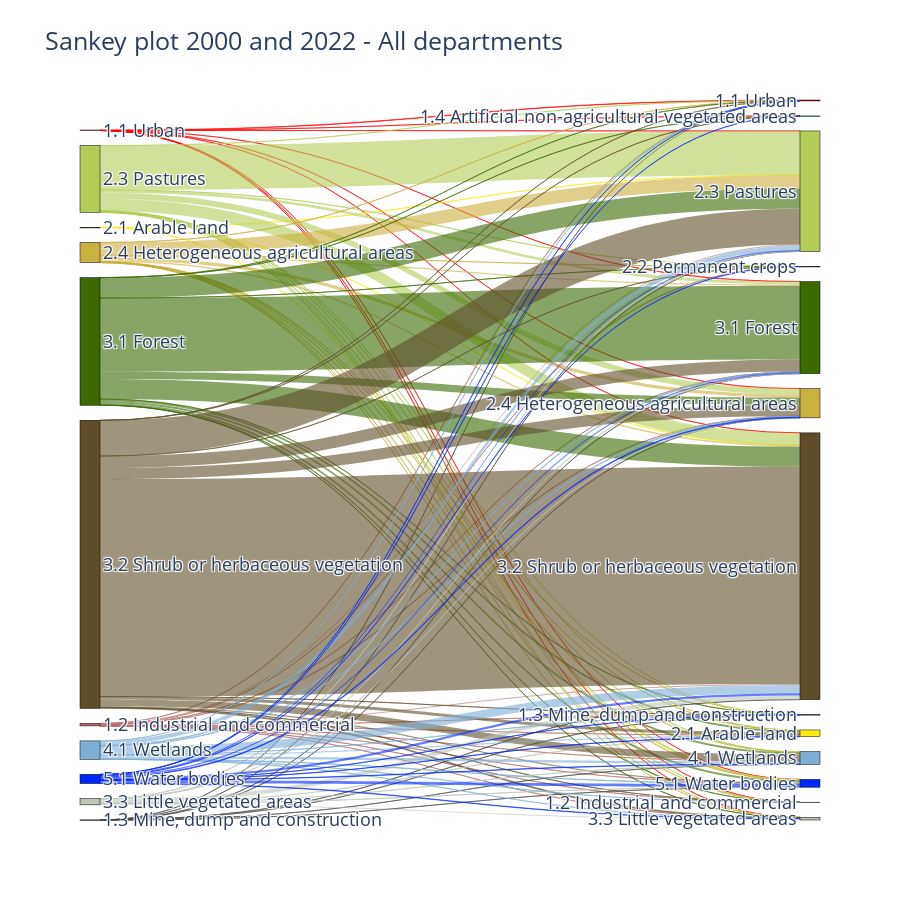

This figure's notebook cell:
### Code cell
inter = inter.rename(columns={'level2_1': 'Date1','level2_2':'Date2'})

label_set = set()
links = []

def add_links(inter, col_from, col_to):
    temp = inter.groupby([col_from, col_to])["area"].sum().reset_index()
    for _, row in temp.iterrows():
        source = f"{col_from}_{row[col_from]}"
        target = f"{col_to}_{row[col_to]}"
        value = row["area"]
        label_set.update([source, target])
        links.append((source, target, value))

add_links(inter, "Date1", "Date2")

labels = list(label_set)
labels = sorted(label_set, key=lambda x: x.split("_", 1)[1])
label_to_index = {label: i for i, label in enumerate(labels)}

source = [label_to_index[s] for s, t, v in links]
target = [label_to_index[t] for s, t, v in links]
value = [v for s, t, v in links]

color_dict = {
    "1.1 Urban": "#FD0000",
    "1.2 Industrial and commercial": "#B26E69",
    "1.3 Mine, dump and construction": "#4a4a4a",
    "1.4 Artificial non-agricultural vegetated areas": "#00CCBB",
    "2.1 Arable land": "#ffeb12",
    "2.2 Permanent crops": "#ED66C0",
    "2.3 Pastures": "#b3cd57",
    "2.4 Heterogeneous agricultural areas": "#CAB03E",
    "3.1 Forest": "#3a6a00",
    "3.2 Shrub or herbaceous vegetation": "#5f4d29",
    "3.3 Little vegetated areas": "#bfc5b9",
    "4.1 Wetlands": "#7faed5",
    "5.1 Water bodies": "#0127ff",
    "9.9 Unknown": "#FBF1F1"
}

display_labels = [label.split("_", 1)[1] for label in labels]

colors = []
for label in labels:
    class_name = label.split("_", 1)[1].strip()
    colors.append(color_dict.get(class_name, "gray"))

def hex_to_rgba(hex_color, alpha=0.6):
    hex_color = hex_color.lstrip("#")
    r, g, b = tuple(int(hex_color[i:i+2], 16) for i in (0, 2, 4))
    return f"rgba({r},{g},{b},{alpha})"

missing_classes = set()
for s, t, v in links:
    class_name = s.split("_", 1)[1].strip()
    if class_name not in color_dict:
        missing_classes.add(class_name)

link_colors = []
for s, t, v in links:
    class_name = s.split("_", 1)[1].strip()
    hex_color = color_dict.get(class_name, "#999999")
    link_colors.append(hex_to_rgba(hex_color))

fig = go.Figure(data=[go.Sankey(
    arrangement="snap",
    node=dict(
        pad=15,
        thickness=20,
        line=dict(color="black", width=0.5),
        label=display_labels,
        color=colors
    ),
    link=dict(
        source=source,
        target=target,
        value=value,
        color=link_colors
    )
)])

fig.update_layout(
    title_text="Sankey plot 2000 and 2022 - All departments",
    font_size=18,
    height=900
)

### Figure 1 — Plotly figure (JSON) as saved in the notebook; plotly's stock layout.template omitted (floating-point values rounded to 4 significant figures)
{"data": [{"arrangement": "snap", "link": {"color": ["rgba(253,0,0,0.6)", "rgba(253,0,0,0.6)", "rgba(253,0,0,0.6)", "rgba(253,0,0,0.6)", "rgba(253,0,0,0.6)", "rgba(253,0,0,0.6)", "rgba(253,0,0,0.6)", "rgba(253,0,0,0.6)", "rgba(253,0,0,0.6)", "rgba(178,110,105,0.6)", "rgba(178,110,105,0.6)", "rgba(178,110,105,0.6)", "rgba(178,110,105,0.6)", "rgba(178,110,105,0.6)", "rgba(178,110,105,0.6)", "rgba(178,110,105,0.6)", "rgba(178,110,105,0.6)", "rgba(178,110,105,0.6)", "rgba(178,110,105,0.6)", "rgba(178,110,105,0.6)", "rgba(178,110,105,0.6)", "rgba(74,74,74,0.6)", "rgba(74,74,74,0.6)", "rgba(74,74,74,0.6)", "rgba(74,74,74,0.6)", "rgba(74,74,74,0.6)", "rgba(74,74,74,0.6)", "rgba(74,74,74,0.6)", "rgba(74,74,74,0.6)", "rgba(255,235,18,0.6)", "rgba(255,235,18,0.6)", "rgba(255,235,18,0.6)", "rgba(179,205,87,0.6)", "rgba(179,205,87,0.6)", "rgba(179,205,87,0.6)", "rgba(179,205,87,0.6)", "rgba(179,205,87,0.6)", "rgba(179,205,87,0.6)", "rgba(179,205,87,0.6)", "rgba(179,205,87,0.6)", "rgba(179,205,87,0.6)", "rgba(179,205,87,0.6)", "rgba(179,205,87,0.6)", "rgba(179,205,87,0.6)", "rgba(202,176,62,0.6)", "rgba(202,176,62,0.6)", "rgba(202,176,62,0.6)", "rgba(202,176,62,0.6)", "rgba(202,176,62,0.6)", "rgba(202,176,62,0.6)", "rgba(202,176,62,0.6)", "rgba(202,176,62,0.6)", "rgba(202,176,62,0.6)", "rgba(202,176,62,0.6)", "rgba(202,176,62,0.6)", "rgba(202,176,62,0.6)", "rgba(58,106,0,0.6)", "rgba(58,106,0,0.6)", "rgba(58,106,0,0.6)", "rgba(58,106,0,0.6)", "rgba(58,106,0,0.6)", "rgba(58,106,0,0.6)", "rgba(58,106,0,0.6)", "rgba(58,106,0,0.6)", "rgba(58,106,0,0.6)", "rgba(58,106,0,0.6)", "rgba(58,106,0,0.6)", "rgba(58,106,0,0.6)", "rgba(58,106,0,0.6)", "rgba(95,77,41,0.6)", "rgba(95,77,41,0.6)", "rgba(95,77,41,0.6)", "rgba(95,77,41,0.6)", "rgba(95,77,41,0.6)", "rgba(95,77,41,0.6)", "rgba(95,77,41,0.6)", "rgba(95,77,41,0.6)", "rgba(95,77,41,0.6)", "rgba(95,77,41,0.6)", "rgba(95,77,41,0.6)", "rgba(95,77,41,0.6)", "rgba(95,77,41,0.6)", "rgba(191,197,185,0.6)", "rgba(191,197,185,0.6)", "rgba(191,197,185,0.6)", "rgba(191,197,185,0.6)", "rgba(191,197,185,0.6)", "rgba(191,197,185,0.6)", "rgba(191,197,185,0.6)", "rgba(191,197,185,0.6)", "rgba(127,174,213,0.6)", "rgba(127,174,213,0.6)", "rgba(127,174,213,0.6)", "rgba(127,174,213,0.6)", "rgba(127,174,213,0.6)", "rgba(127,174,213,0.6)", "rgba(127,174,213,0.6)", "rgba(127,174,213,0.6)", "rgba(127,174,213,0.6)", "rgba(127,174,213,0.6)", "rgba(127,174,213,0.6)", "rgba(1,39,255,0.6)", "rgba(1,39,255,0.6)", "rgba(1,39,255,0.6)", "rgba(1,39,255,0.6)", "rgba(1,39,255,0.6)", "rgba(1,39,255,0.6)", "rgba(1,39,255,0.6)", "rgba(1,39,255,0.6)", "rgba(1,39,255,0.6)", "rgba(1,39,255,0.6)", "rgba(1,39,255,0.6)", "rgba(1,39,255,0.6)"], "source": [1, 1, 1, 1, 1, 1, 1, 1, 1, 2, 2, 2, 2, 2, 2, 2, 2, 2, 2, 2, 2, 4, 4, 4, 4, 4, 4, 4, 4, 7, 7, 7, 10, 10, 10, 10, 10, 10, 10, 10, 10, 10, 10, 10, 13, 13, 13, 13, 13, 13, 13, 13, 13, 13, 13, 13, 15, 15, 15, 15, 15, 15, 15, 15, 15, 15, 15, 15, 15, 16, 16, 16, 16, 16, 16, 16, 16, 16, 16, 16, 16, 16, 19, 19, 19, 19, 19, 19, 19, 19, 20, 20, 20, 20, 20, 20, 20, 20, 20, 20, 20, 22, 22, 22, 22, 22, 22, 22, 22, 22, 22, 22, 22], "target": [0, 3, 6, 11, 12, 14, 17, 18, 23, 0, 3, 5, 8, 9, 11, 12, 14, 17, 18, 21, 23, 0, 5, 11, 12, 14, 17, 21, 23, 11, 17, 23, 0, 3, 5, 8, 9, 11, 12, 14, 17, 18, 21, 23, 0, 3, 5, 8, 9, 11, 12, 14, 17, 18, 21, 23, 0, 3, 5, 6, 8, 9, 11, 12, 14, 17, 18, 21, 23, 0, 3, 5, 6, 8, 9, 11, 12, 14, 17, 18, 21, 23, 8, 11, 12, 14, 17, 18, 21, 23, 0, 3, 5, 8, 11, 12, 14, 17, 18, 21, 23, 0, 5, 6, 8, 9, 11, 12, 14, 17, 18, 21, 23], "value": [18.12, 0.08568, 0.1165, 1.201, 0.8441, 0.1458, 0.3155, 0.001261, 0.091, 1.393, 1.958, 0.5696, 1.872, 0.0412, 49.92, 8.424, 2.388, 44.58, 0.0004677, 0.5452, 0.5768, 0.1011, 3.42, 0.4995, 0.712, 0.0113, 0.8124, 0.1049, 0.2625, 0.4962, 0.004121, 0.0746, 8.225, 0.31, 1.229, 15.2, 0.3519, 1939.0, 255.5, 129.4, 532.2, 5.615, 23.52, 25.94, 3.019, 0.2519, 0.7799, 4.733, 1.112, 578.9, 138.9, 56.72, 72.8, 0.5622, 7.461, 18.64, 2.959, 0.0982, 6.059, 0.2597, 83.16, 1.273, 891.7, 314.5, 3238.0, 873.8, 7.424, 94.83, 85.95, 6.027, 0.967, 1.771, 0.01819, 126.5, 0.3556, 1565.0, 486.7, 525.9, 9536.0, 38.68, 297.3, 52.63, 0.1316, 17.24, 4.531, 5.89, 184.3, 50.06, 4.262, 9.509, 1.218, 0.01056, 0.2461, 59.32, 189.4, 37.94, 22.29, 362.1, 1.276, 114.7, 19.89, 0.641, 0.1386, 0.001688, 3.494, 0.0002841, 52.59, 32.79, 60.78, 95.25, 16.22, 15.79, 127.8]}, "node": {"color": ["#FD0000", "#FD0000", "#B26E69", "#B26E69", "#4a4a4a", "#4a4a4a", "#00CCBB", "#ffeb12", "#ffeb12", "#ED66C0", "#b3cd57", "#b3cd57", "#CAB03E", "#CAB03E", "#3a6a00", "#3a6a00", "#5f4d29", "#5f4d29", "#bfc5b9", "#bfc5b9", "#7faed5", "#7faed5", "#0127ff", "#0127ff"], "label": ["1.1 Urban", "1.1 Urban", "1.2 Industrial and commercial", "1.2 Industrial and commercial", "1.3 Mine, dump and construction", "1.3 Mine, dump and construction", "1.4 Artificial non-agricultural vegetated areas", "2.1 Arable land", "2.1 Arable land", "2.2 Permanent crops", "2.3 Pastures", "2.3 Pastures", "2.4 Heterogeneous agricultural areas", "2.4 Heterogeneous agricultural areas", "3.1 Forest", "3.1 Forest", "3.2 Shrub or herbaceous vegetation", "3.2 Shrub or herbaceous vegetation", "3.3 Little vegetated areas", "3.3 Little vegetated areas", "4.1 Wetlands", "4.1 Wetlands", "5.1 Water bodies", "5.1 Water bodies"], "line": {"color": "black", "width": 0.5}, "pad": 15, "thickness": 20}, "type": "sankey"}], "layout": {"font": {"size": 18}, "height": 900, "title": {"text": "Sankey plot 2000 and 2022 - All departments"}}}
